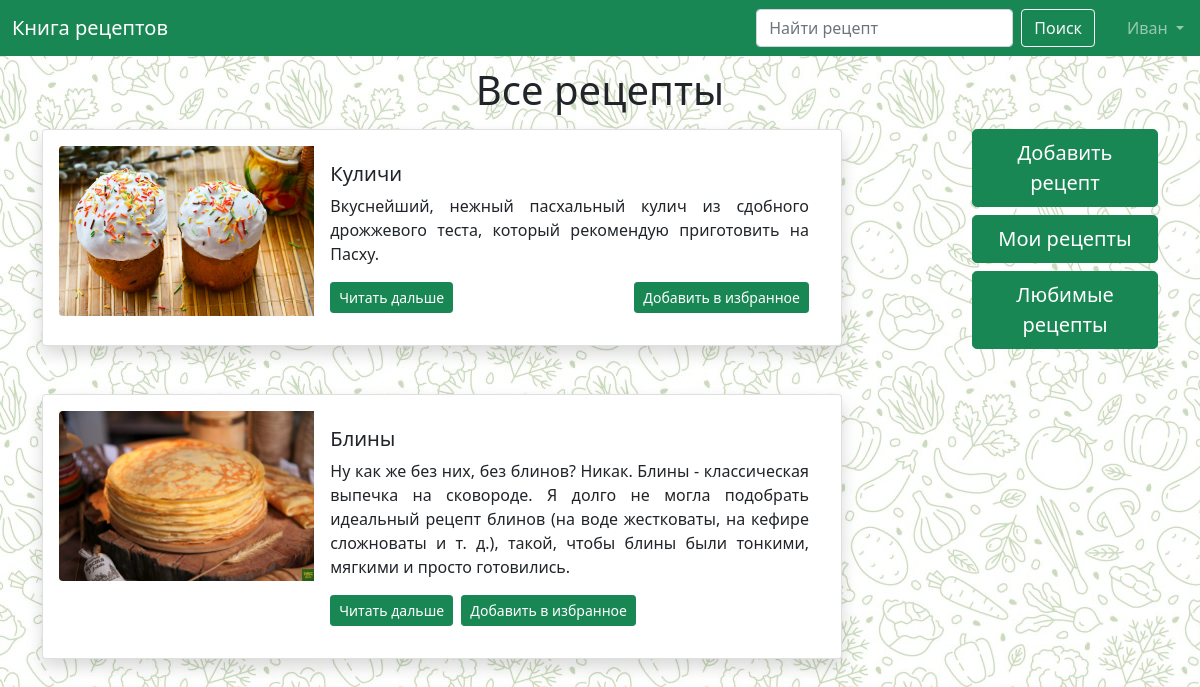
The page / (signed in) on the database its author committed.
### data/users.py (models this page shows, shortened)
class User(SqlAlchemyBase, UserMixin):
    __tablename__ = 'users'
    id = sqlalchemy.Column(sqlalchemy.Integer,
                           primary_key=True, autoincrement=True)
    user_role = sqlalchemy.Column(sqlalchemy.Integer,
                                  sqlalchemy.ForeignKey('users_roles.id'))
    role = orm.relationship('UserRole')
    recipes = orm.relationship('Recipes', back_populates='user')
    favorite_recipes = orm.relationship('Recipes',
                                        secondary="favorite_recipes",
                                        backref="users", lazy="subquery")
    surname = sqlalchemy.Column(sqlalchemy.String)
    name = sqlalchemy.Column(sqlalchemy.String)
    email = sqlalchemy.Column(sqlalchemy.String, unique=True)
    hashed_password = sqlalchemy.Column(sqlalchemy.String)
    modified_date = sqlalchemy.Column(sqlalchemy.DateTime,
                                      default=datetime.datetime.now)
    def favorite_ids(self):
        favorite_ids = list(map(lambda i: i.id, self.favorite_recipes))
        return favorite_ids

### data/recipes.py (models this page shows)
class Recipes(SqlAlchemyBase):
    __tablename__ = 'recipes'
    id = sqlalchemy.Column(sqlalchemy.Integer,
                           primary_key=True, autoincrement=True)
    title = sqlalchemy.Column(sqlalchemy.String)
    description = sqlalchemy.Column(sqlalchemy.String)
    picture_name = sqlalchemy.Column(sqlalchemy.String, nullable=False)
    ingredients = sqlalchemy.Column(sqlalchemy.String)
    recipe = sqlalchemy.Column(sqlalchemy.String)
    user_id = sqlalchemy.Column(sqlalchemy.Integer,
                                sqlalchemy.ForeignKey("users.id"))
    categories = orm.relationship("Category",
                                  secondary="recipe_to_category",
                                  backref="recipes")
    user = orm.relationship('User')
    created_date = sqlalchemy.Column(sqlalchemy.DateTime, default=datetime.datetime.now)

### main.py (the view)
@app.route('/')
def index():
    db_sess = db_session.create_session()
    recipes = db_sess.query(Recipes).all()
    return render_template('index.html', recipes=recipes, title='Домашняя страница')

### data/db_session.py (called while the page is built)
def create_session() -> Session:
    global __factory
    return __factory()

### main.py (called while the page is built)
@login_manager.user_loader
def load_user(user_id):
    db_sess = db_session.create_session()
    return db_sess.query(User).get(user_id)

### templates/index.html (shortened to what this page needs)
{% extends "base.html" %}
{% block content %}
<h1 class="text-center" style="margin-top: 10px; margin-bottom: 15px;">Все рецепты</h1>
{% if current_user.is_authenticated %}
<div class="d-grid gap-2 col-2 mx-auto" style="float: right;">
  {% if current_user.role.id == 2 %}
  <a class="btn btn-success btn-lg" href="/add_recipe">Добавить рецепт</a>
  <a class="btn btn-success btn-lg" href="/user">Мои рецепты</a>
  {% endif %}
  <a class="btn btn-success btn-lg" href="/favorites">Любимые рецепты</a>
</div>
{% endif %}
{% include 'recipes.html' %}
{% endblock %}

### templates/base.html (shortened to what this page needs)
<!doctype html>
<html lang="en">
  <head>
    <link rel="stylesheet" href="/static/css/base.css">
    <link href="https://cdn.jsdelivr.net/npm/bootstrap@5.0.2/dist/css/bootstrap.min.css" rel="stylesheet">
  </head>
  <body>
  <header>
  <nav class="navbar navbar-expand-lg navbar-dark bg-success">
  <div class="container-fluid me-1">
    <a class="navbar-brand" href="/">Книга рецептов</a>
   <form class="d-flex justify-content-start" action="search" method="get">
     <input class="form-control me-2" type="search" placeholder="Найти рецепт" aria-label="Search" name="recipe_query">
     <button class="btn btn-outline-light me-2" type="submit">Поиск</button>
  </form>
  </div>
    <div class="collapse navbar-collapse" id="navbarSupportedContent">
      <ul class="navbar-nav me-2">
        {% if current_user.is_authenticated %}
        <li class="nav-item dropdown">
          <a class="nav-link dropdown-toggle" href="#" id="navbarDropdown" role="button" data-bs-toggle="dropdown" aria-expanded="false">
            {{ current_user.name }}
          </a>
        {% endif %}
      </ul>
  </div>
</nav>
</header>
  <main role="main" class="container">
      {% block content %}{% endblock %}
  </main>
  </body>
</html>

### templates/recipes.html (shortened to what this page needs)
{% if current_user.is_authenticated %}
{% set favorite_ids = current_user.favorite_ids() %}
{% endif %}
{% for item in recipes %}
<div class="card shadow p-3 mb-5 bg-body rounded" style="max-width: 800px;">
  <div class="row g-0">
    <div class="col-md-4">
      <img src="static/img/{{ item.picture_name }}" class="img-fluid rounded-start">
    </div>
    <div class="col-md-8">
      <div class="card-body">
        <h5 class="card-title">{{ item.title }}</h5>
        <p class="card-text" align="justify">{{ item.description }}</p>
        <a class="btn btn-success btn-sm me-1" href="/recipe/{{ item.id }}">Читать дальше</a>
        {% if current_user.is_authenticated %}
        <form action="add_to_fav" method="post" style="float: right;">
          {% if item.id not in favorite_ids %}
          <button type="submit"
                  class="btn btn-success btn-sm" name="recipe_id"
                  value="{{ item.id }}" >Добавить в избранное</button>
          {% else %}
          <button type="submit" class="btn btn-success btn-sm" name="recipe_id"
                  value="{{ item.id }}" disabled>Добавить в избранное</button>
        </form>
        {% endif %}
        {% endif %}
      </div>
    </div>
  </div>
</div>
{% endfor %}

### static/css/base.css (style rules this page uses)
body { background-image: url(/static/img/background_image.jpg); }

### rows shown on the page
User: name "Иван"
Recipes: picture_name (picture), title "Куличи", description "Вкуснейший, нежный пасхальный кулич из сдобного дрожжевого теста, который рекомендую приготовить на Пасху.", {{ item.id }} 1 (drawn)
Recipes: picture_name (picture), title "Блины", description "Ну как же без них, без блинов? Никак. Блины - классическая выпечка на сковороде. Я долго не могла подобрать идеальный рецепт блинов (на воде жестковаты, на кефире сложноваты и т. д.), такой, чтобы блины были тонкими, мягкими и просто готовились.", {{ item.id }} 2 (drawn)
